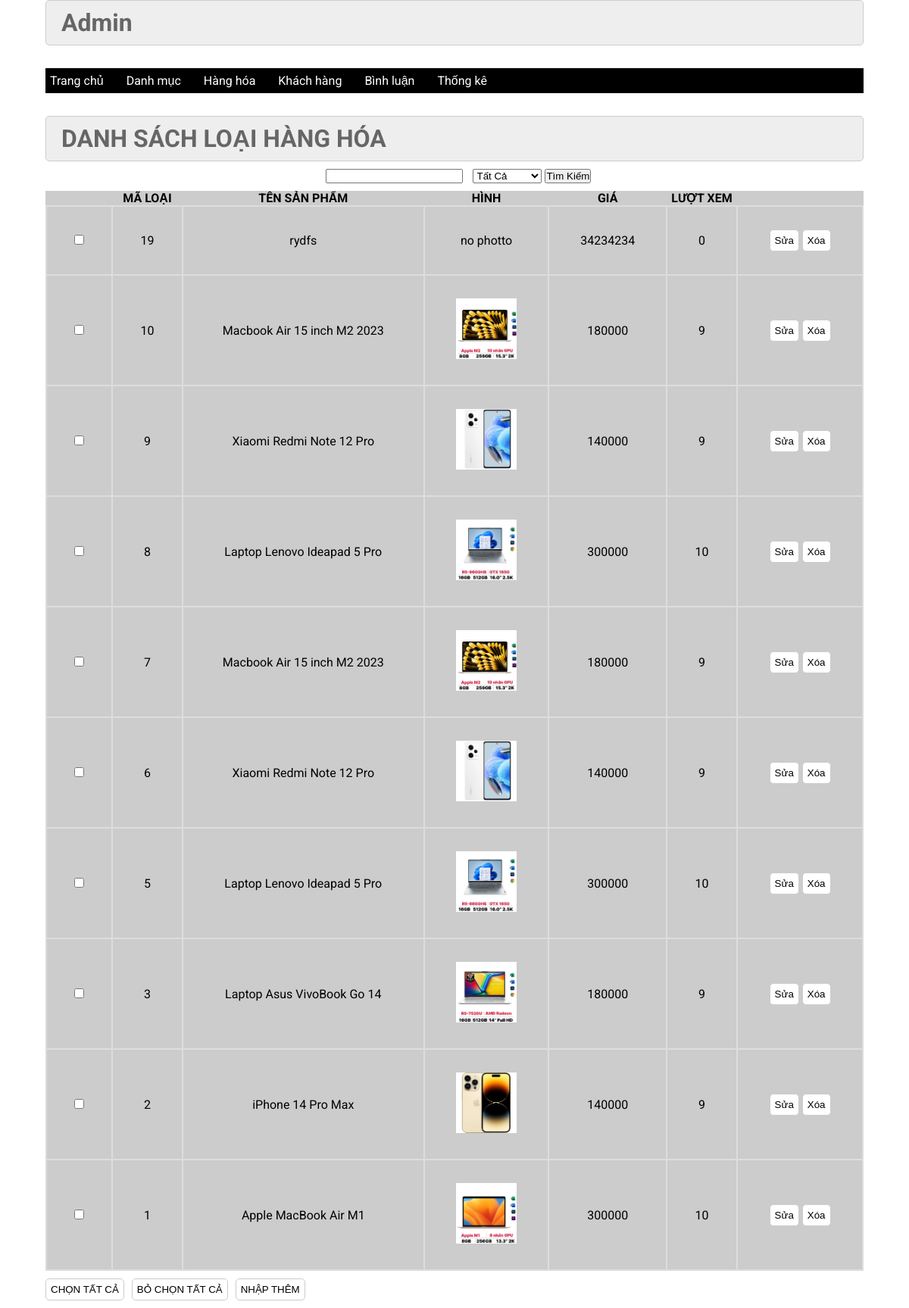
/admin/index.php?act=listsp, run on the app's committed database.
### tables this page shows
CREATE TABLE `sanpham` (
  `id` int(11) NOT NULL,
  `name` varchar(255) NOT NULL,
  `price` int(11) DEFAULT NULL,
  `img` varchar(255) NOT NULL,
  `mota` text NOT NULL,
  `luotxem` int(11) NOT NULL DEFAULT 0,
  `iddm` int(11) NOT NULL
);

### model/pdo.php (called while the page is built, shortened)
<?php
function pdo_get_connection(){
    $servername = "localhost";
    $username = "root";
    $password = "";
    try {
        $conn = new PDO("mysql:host=$servername;dbname=duanmau2023", $username, $password);
        $conn->setAttribute(PDO::ATTR_ERRMODE, PDO::ERRMODE_EXCEPTION);
        return $conn;
    } catch(PDOException $e) {
        echo "Connection failed: " . $e->getMessage();
    }
}
function pdo_query($sql){
    $sql_args=array_slice(func_get_args(),1);
    try{
        $conn=pdo_get_connection();
        $stmt=$conn->prepare($sql);
        $stmt->execute($sql_args);
        $rows=$stmt->fetchAll();
        return $rows;
    }
    catch(PDOException $e){
        throw $e;
    }
    finally{
        unset($conn);
    }
}
?>

### model/sanpham.php (called while the page is built, shortened)
<?php
function loadall_sanpham($keyw="",$iddm=0){
    $sql="select * from sanpham where 1";
    $sql.=" order by id desc";
    $listsanpham=pdo_query($sql);
    return  $listsanpham;
}
    ?>

### admin/sanpham/list.php (the view, shortened to what this page needs)
<div class="row2">
         <div class="row2 font_title">
          <h1>DANH SÁCH LOẠI HÀNG HÓA</h1>
         </div>
         <form action="index.php?act=listsp" method="post">
            <input type="text" name="kyw" id="" style="margin: 10px">
         <select name="iddm" id="">
            <option value="0" selected>Tất Cả</option>
            </select>
            <input type="submit" value="Tìm Kiếm" name="listok">
            </form>
         <div class="row2 form_content ">
          <form action="#" method="POST">
           <div class="row2 mb10 formds_loai">
           <table>
            <tr>
                <th></th>
                <th>MÃ LOẠI</th>
                <th>TÊN SẢN PHẨM</th>
                <th>HÌNH</th>
                <th>GIÁ</th>
                <th>LƯỢT XEM</th>
            </tr>
            <?php
                foreach($listsanpham as $sanpham){
                    extract($sanpham);
                    $suasp="index.php?act=suasp&id=".$id;
                    $xoasp="index.php?act=xoasp&id=".$id;
                    $hinhpath="../upload/".$img;
                    if(is_file($hinhpath)){
                        $hinh="<img src='".$hinhpath."' height='80'>";
                    }else{
                        $hinh="no photto";
                    }
                    echo '
                    <tr>
                    <td><input type="checkbox" name="" id=""></td>
                    <td>'.$id.'</td>
                    <td>'.$name.'</td>
                    <td>'.$hinh.'</td>
                    <td>'.$price.'</td>
                    <td>'.$luotxem.'</td>
                    <td><a href="'.$suasp.'"><input type="button" value="Sửa"></a>
                     <a href="'.$xoasp.'"><input type="button" value="Xóa"></a></td>
                </tr>
                    ';
                }
            ?>
           </table>
           </div>
           <div class="row mb10 ">
         <input class="mr20" type="button" value="CHỌN TẤT CẢ">
         <input  class="mr20" type="button" value="BỎ CHỌN TẤT CẢ">
            <a href="index.php?act=addsp"> <input  class="mr20" type="button" value="NHẬP THÊM"></a>
           </div>
          </form>
         </div>
        </div>
    </div>

### admin/header.php (shortened to what this page needs)
<!DOCTYPE html>
<html lang="en">
<head>
    <link rel="stylesheet" href="../css/css.css">
</head>
<body>
    <div class="boxcenter">
       <header>
        <div class="row mb header_admin">
            <h1>Admin</h1>
        </div>
        <div class="row mb menu">
            <ul>
              <li><a href="index.php">Trang chủ</a></li>
              <li><a href="index.php?act=listdm">Danh mục</a></li>
              <li><a href="index.php?act=listsp">Hàng hóa</a></li>
              <li><a href="index.php?act=dskh">Khách hàng</a></li>
              <li><a href="index.php?act=dsbl">Bình luận</a></li>
              <li><a href="index.php?act=thongke">Thống kê</a></li>
            </ul>
        </div>
       </header>

### admin/index.php (shortened to what this page needs)
<?php
    include "../model/pdo.php";
    include "../model/sanpham.php";
    include "header.php";
    if(isset($_GET['act'])&&($_GET['act']!="")){
        $act=$_GET['act'];
        switch($act){
        case "listsp":
            if(isset($_POST['listok'])&&($_POST['listok'])){
                $kyw=$_POST['kyw'];
                $iddm=$_POST['iddm'];
            }else{
                $kyw='';
                $iddm=0;
            }
            $listsanpham=loadall_sanpham($kyw,$iddm);
            include "sanpham/list.php";
            break;
        }
    }else{
        include "home.php";
    }
    include "footer.php";
?>

### css/css.css (style rules this page uses)
:root { --white-color:#fff; --black-color:#000; --text-color:#333; }
* { margin:0; padding:0; box-sizing:border-box; }
body { font-family:'Roboto', sans-serif; }
.boxcenter { width:90%; margin:0 auto; }
.row { display:flex; width:100%; }
.row2 { float:left; width:100%; }
.mb { margin-bottom:30px; }
.mb10 { margin-bottom:10px; }
.menu { background:black; border:1px solid #000; padding:5px; height:33px; }
.menu ul { display:flex; align-items:center; gap:30px; }
.menu ul li { list-style:none; }
.menu li a { color:white; text-decoration:none; }
form { text-align:center; }
.form_account input[type="reset"], .form_account input[type="submit"], .form_content input[type="submit"], .form_content input[type="reset"], .form_content input[type="button"] { padding:6px; background:white; border:1px solid #CCC; border-radius:5px; }
.header_admin { background-color:#EEE; border:1px #CCC solid; color:#666; border-radius:5px; padding:10px 20px; }
.header_admin h1 { font-size:2vv; }
.font_title { background-color:#EEE; border:1px #CCC solid; color:#666; border-radius:5px; padding:10px 20px; }
.mr20 { margin-right:10px; }
.formds_loai table { width:100%; border-collapse:collapse; background-color:#ccc; padding:20px; }
.formds_loai table td { padding:10px 20px; border:2px #ddd solid; padding:30px; }

### data on the page
sanpham: id "19", name "rydfs", img "no photto", price "34234234", luotxem "0"
sanpham: id "10", name "Macbook Air 15 inch M2 2023", img (picture), price "180000", luotxem "9"
sanpham: id "9", name "Xiaomi Redmi Note 12 Pro", img (picture), price "140000", luotxem "9"
sanpham: id "8", name "Laptop Lenovo Ideapad 5 Pro", img (picture), price "300000", luotxem "10"
sanpham: id "7", name "Macbook Air 15 inch M2 2023", img (picture), price "180000", luotxem "9"
sanpham: id "6", name "Xiaomi Redmi Note 12 Pro", img (picture), price "140000", luotxem "9"
sanpham: id "5", name "Laptop Lenovo Ideapad 5 Pro", img (picture), price "300000", luotxem "10"
sanpham: id "3", name "Laptop Asus VivoBook Go 14", img (picture), price "180000", luotxem "9"
sanpham: id "2", name "iPhone 14 Pro Max", img (picture), price "140000", luotxem "9"
sanpham: id "1", name "Apple MacBook Air M1", img (picture), price "300000", luotxem "10"
